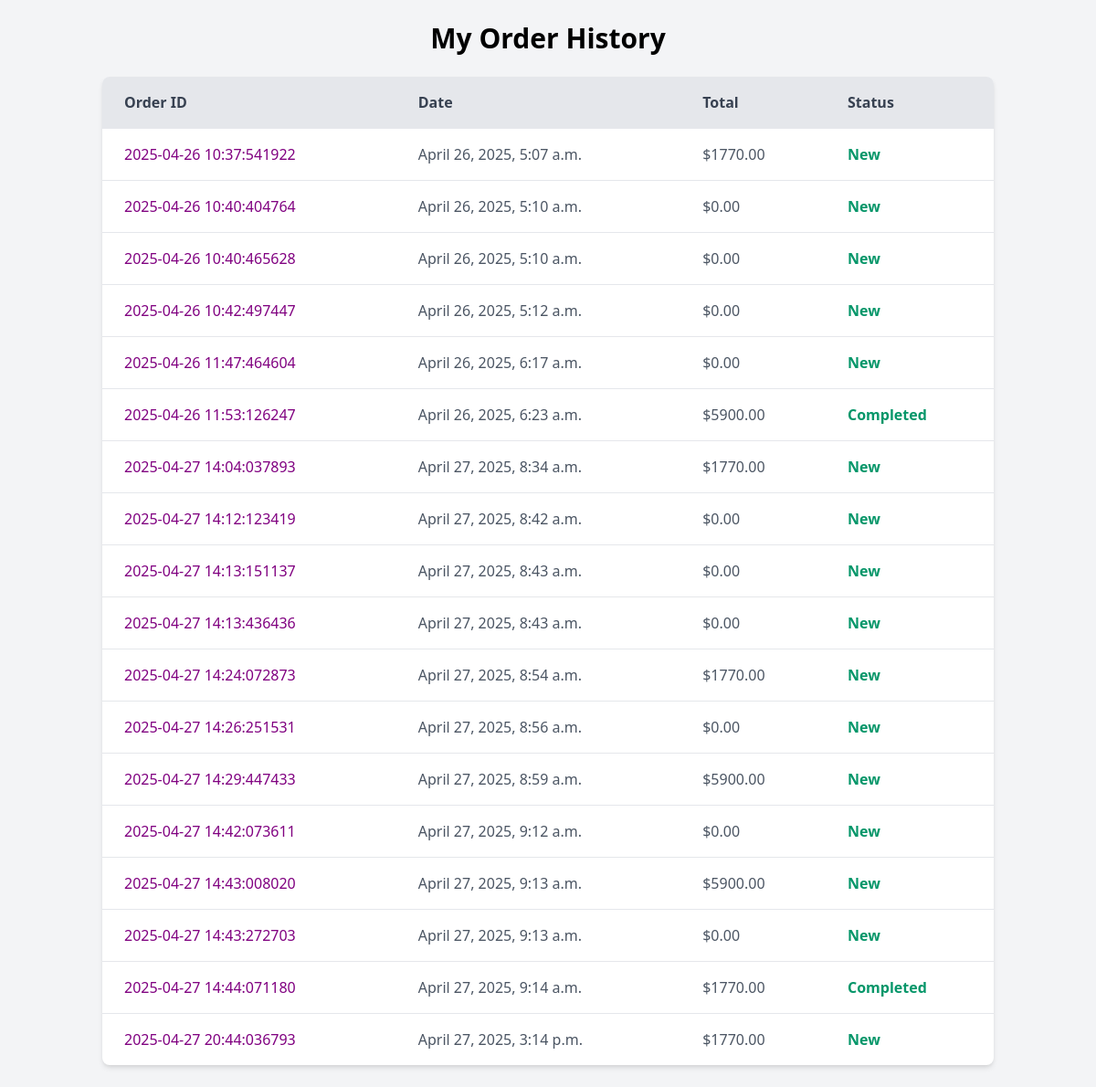
Screenshot of /dashboard/order_history/ (signed in) with the database file from the repository.
### orders/models.py (models this page shows, shortened)
class Order(models.Model):
    STATUS_CHOICES = (
        ('New', 'New'),
        ('Processing', 'Processing'),
        ('Completed', 'Completed'),
        ('Cancelled', 'Cancelled'),
    )
    user = models.ForeignKey(Account, on_delete=models.SET_NULL, null=True)
    payment = models.ForeignKey(Payment, on_delete=models.SET_NULL, null=True, blank=True)
    order_number = models.CharField(max_length=50, unique=True)
    first_name = models.CharField(max_length=50)
    last_name = models.CharField(max_length=50)
    phone = models.CharField(max_length=15)
    email = models.EmailField()
    address_line_1 = models.CharField(max_length=255)
    address_line_2 = models.CharField(max_length=255, blank=True, null=True)
    city = models.CharField(max_length=100)
    state = models.CharField(max_length=100)
    country = models.CharField(max_length=100)
    postal_code = models.CharField(max_length=20)
    order_note = models.TextField(blank=True, null=True)
    total = models.DecimalField(max_digits=10, decimal_places=2)
    tax = models.DecimalField(max_digits=10, decimal_places=2, default=0.00)
    status = models.CharField(max_length=20, choices=STATUS_CHOICES, default='New')
    is_ordered = models.BooleanField(default=False)
    created_at = models.DateTimeField(auto_now_add=True)
    updated_at = models.DateTimeField(auto_now=True)
    def __str__(self):
        return f"Order {self.user} - {self.order_number} - {self.status}"

### dashboard/views.py (the view)
# urls.py: path('order_history/',views.my_orders,name="my_orders"),
@login_required(login_url="login")
def my_orders(request):
    orders=Order.objects.filter(user=request.user)
    print(f'mere sare order dikha:{orders}')
    context={
        'orders':orders,
    }
    return render(request,'dashboard/my_orders.html',context)

### accounts/models.py (called while the page is built)
    def __str__(self):
        return self.email

### cart/context_processors.py (called while the page is built, shortened)
def counter(request):
    cart_count=0
    try:
        if request.user.is_authenticated:
            cart_item=CartItem.objects.filter(user=request.user)
            cart_count=0
            for item in cart_item:
              cart_count=cart_count+item.quantity
        else:
            cart=Cart.objects.get(cart_id=_cart_id(request))
            cart_items=CartItem.objects.filter(cart=cart)
            cart_count=0
            for item in cart_items:
                cart_count=cart_count+item.quantity
    except Cart.DoesNotExist:
        cart_count=0
    return dict(count=cart_count)

### store/context_processors.py (called while the page is built)
def categories(request):
    categories=Category.objects.all()
    return dict(cat=categories)

### templates/dashboard/my_orders.html (shortened to what this page needs)
<!DOCTYPE html>
<html lang="en">
<head>
  <link rel="stylesheet" href="https://cdn.jsdelivr.net/npm/tailwindcss@2.2.19/dist/tailwind.min.css">
</head>
<body class="bg-gray-100 font-sans">
  <div class="max-w-5xl mx-auto p-6">
    <h1 class="text-3xl font-bold mb-6 text-center">My Order History</h1>
    <div class="bg-white shadow-md rounded-lg overflow-hidden">
      <table class="min-w-full table-auto text-left">
        <thead class="bg-gray-200 text-gray-700">
          <tr>
            <th class="px-6 py-4">Order ID</th>
            <th class="px-6 py-4">Date</th>
            <th class="px-6 py-4">Total</th>
            <th class="px-6 py-4">Status</th>
          </tr>
        </thead>
        <tbody class="text-gray-600">
           {% for order in orders %}
          <tr class="border-t">
            <td class="px-6 py-4">
            <a href="{% url 'order_detail' order.id %}" style="color:purple">{{order.order_number}}</a>
            </td>
            <td class="px-6 py-4">{{order.created_at}}
            </td>
            <td class="px-6 py-4">${{order.total}}</td>
            <td class="px-6 py-4 text-green-600 font-semibold">{{order.status}}</td>
          </tr>
          {% endfor %}
        </tbody>
      </table>
    </div>
  </div>
</body>
</html>

### rows the page displays
Order: order_number "2025-04-26 10:37:541922", created_at "April 26, 2025, 5:07 a.m.", total "1770.00", status "New"
Order: order_number "2025-04-26 10:40:404764", created_at "April 26, 2025, 5:10 a.m.", total "0.00", status "New"
Order: order_number "2025-04-26 10:40:465628", created_at "April 26, 2025, 5:10 a.m.", total "0.00", status "New"
Order: order_number "2025-04-26 10:42:497447", created_at "April 26, 2025, 5:12 a.m.", total "0.00", status "New"
Order: order_number "2025-04-26 11:47:464604", created_at "April 26, 2025, 6:17 a.m.", total "0.00", status "New"
Order: order_number "2025-04-26 11:53:126247", created_at "April 26, 2025, 6:23 a.m.", total "5900.00", status "Completed"
Order: order_number "2025-04-27 14:04:037893", created_at "April 27, 2025, 8:34 a.m.", total "1770.00", status "New"
Order: order_number "2025-04-27 14:12:123419", created_at "April 27, 2025, 8:42 a.m.", total "0.00", status "New"
Order: order_number "2025-04-27 14:13:151137", created_at "April 27, 2025, 8:43 a.m.", total "0.00", status "New"
Order: order_number "2025-04-27 14:13:436436", created_at "April 27, 2025, 8:43 a.m.", total "0.00", status "New"
Order: order_number "2025-04-27 14:24:072873", created_at "April 27, 2025, 8:54 a.m.", total "1770.00", status "New"
Order: order_number "2025-04-27 14:26:251531", created_at "April 27, 2025, 8:56 a.m.", total "0.00", status "New"
Order: order_number "2025-04-27 14:29:447433", created_at "April 27, 2025, 8:59 a.m.", total "5900.00", status "New"
Order: order_number "2025-04-27 14:42:073611", created_at "April 27, 2025, 9:12 a.m.", total "0.00", status "New"
Order: order_number "2025-04-27 14:43:008020", created_at "April 27, 2025, 9:13 a.m.", total "5900.00", status "New"
Order: order_number "2025-04-27 14:43:272703", created_at "April 27, 2025, 9:13 a.m.", total "0.00", status "New"
Order: order_number "2025-04-27 14:44:071180", created_at "April 27, 2025, 9:14 a.m.", total "1770.00", status "Completed"
Order: order_number "2025-04-27 20:44:036793", created_at "April 27, 2025, 3:14 p.m.", total "1770.00", status "New"
